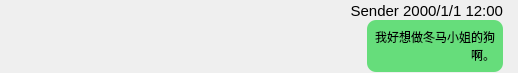
<?xml version="1.0" encoding="UTF-8"?>
<ui version="4.0">
 <class>WGMessageDialogGreen</class>
 <widget class="QWidget" name="WGMessageDialogGreen">
  <property name="geometry">
   <rect>
    <x>0</x>
    <y>0</y>
    <width>518</width>
    <height>73</height>
   </rect>
  </property>
  <property name="sizePolicy">
   <sizepolicy hsizetype="Preferred" vsizetype="Minimum">
    <horstretch>0</horstretch>
    <verstretch>0</verstretch>
   </sizepolicy>
  </property>
  <property name="windowTitle">
   <string>Form</string>
  </property>
  <property name="layoutDirection">
   <enum>Qt::RightToLeft</enum>
  </property>
  <layout class="QVBoxLayout" name="verticalLayout_2">
   <property name="spacing">
    <number>0</number>
   </property>
   <property name="sizeConstraint">
    <enum>QLayout::SetMinimumSize</enum>
   </property>
   <property name="leftMargin">
    <number>150</number>
   </property>
   <property name="topMargin">
    <number>2</number>
   </property>
   <property name="rightMargin">
    <number>15</number>
   </property>
   <property name="bottomMargin">
    <number>0</number>
   </property>
   <item>
    <widget class="QLabel" name="msgTitle">
     <property name="sizePolicy">
      <sizepolicy hsizetype="Preferred" vsizetype="Fixed">
       <horstretch>0</horstretch>
       <verstretch>0</verstretch>
      </sizepolicy>
     </property>
     <property name="font">
      <font>
       <pointsize>11</pointsize>
      </font>
     </property>
     <property name="text">
      <string>Sender 2000/1/1 12:00</string>
     </property>
     <property name="alignment">
      <set>Qt::AlignRight|Qt::AlignTrailing|Qt::AlignVCenter</set>
     </property>
    </widget>
   </item>
   <item>
    <widget class="QFrame" name="frame">
     <property name="sizePolicy">
      <sizepolicy hsizetype="Maximum" vsizetype="Minimum">
       <horstretch>0</horstretch>
       <verstretch>0</verstretch>
      </sizepolicy>
     </property>
     <property name="styleSheet">
      <string notr="true">*{
background-color:rgb(102, 221, 123);
border-radius:9px
}</string>
     </property>
     <property name="frameShape">
      <enum>QFrame::StyledPanel</enum>
     </property>
     <property name="frameShadow">
      <enum>QFrame::Raised</enum>
     </property>
     <layout class="QVBoxLayout" name="verticalLayout">
      <property name="spacing">
       <number>0</number>
      </property>
      <property name="sizeConstraint">
       <enum>QLayout::SetMinAndMaxSize</enum>
      </property>
      <property name="leftMargin">
       <number>8</number>
      </property>
      <property name="topMargin">
       <number>8</number>
      </property>
      <property name="rightMargin">
       <number>8</number>
      </property>
      <property name="bottomMargin">
       <number>8</number>
      </property>
      <item>
       <widget class="QLabel" name="msgContent">
        <property name="sizePolicy">
         <sizepolicy hsizetype="Maximum" vsizetype="Maximum">
          <horstretch>0</horstretch>
          <verstretch>0</verstretch>
         </sizepolicy>
        </property>
        <property name="minimumSize">
         <size>
          <width>0</width>
          <height>0</height>
         </size>
        </property>
        <property name="maximumSize">
         <size>
          <width>16777215</width>
          <height>16777215</height>
         </size>
        </property>
        <property name="styleSheet">
         <string notr="true">*{
	color:rgb(0, 0, 0)
}</string>
        </property>
        <property name="text">
         <string>&lt;html&gt;&lt;head/&gt;&lt;body&gt;&lt;p&gt;我好想做冬马小姐的狗啊。&lt;/p&gt;&lt;/body&gt;&lt;/html&gt;</string>
        </property>
        <property name="scaledContents">
         <bool>false</bool>
        </property>
        <property name="alignment">
         <set>Qt::AlignRight|Qt::AlignTrailing|Qt::AlignVCenter</set>
        </property>
        <property name="wordWrap">
         <bool>true</bool>
        </property>
       </widget>
      </item>
     </layout>
    </widget>
   </item>
  </layout>
 </widget>
 <resources/>
 <connections/>
</ui>
